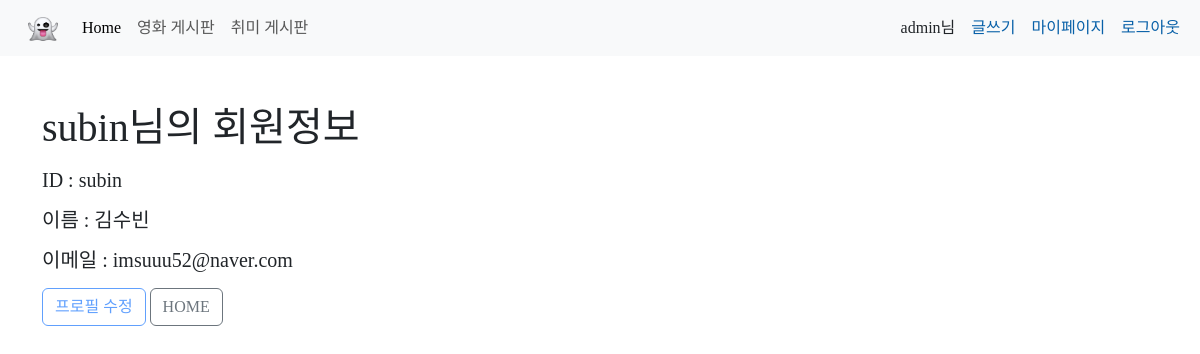
The page /accounts/6/detail (signed in) on the database its author committed.
### accounts/models.py (models this page shows)
class User(AbstractUser):
    followings = models.ManyToManyField('self', symmetrical=False, related_name='followers')
    class Meta(AbstractUser.Meta):
        swappable = "AUTH_USER_MODEL"
    @property
    def full_name(self):
        return f"{self.last_name}{self.first_name}"

### accounts/views.py (the view)
# urls.py: path('<int:pk>/detail', views.detail, name='detail'),
def detail(request, pk):
    user = get_user_model().objects.get(pk=pk)
    context = {
        'user': user
    }
    return render(request, 'accounts/detail.html', context)

### accounts/templates/accounts/detail.html
{% extends 'base.html' %}
{% load django_bootstrap5 %}
{% block content %}
  <div class="container my-5">
    <h1 class="mb-3">{{ user.username }}님의 회원정보</h1>
    <div>
      <h5 class="mb-3">ID :
        {{ user.username }}</h5>
      <h5 class="mb-3">이름 :
        {{ user.full_name }}</h5>
      <h5 class="mb-3">이메일 :
        {{ user.email }}</h5>
    </div>
    {% if request.user == user %}
      <a href="{% url 'accounts:update' %}" class="btn btn-outline-primary">프로필 수정</a>
    {% else %}
      <a href="{% url 'accounts:update' %}" class="btn btn-outline-primary disabled">프로필 수정</a>
    {% endif %}
    <a href="{% url 'main' %}" class="btn btn-outline-secondary">HOME</a>
  </div>
{% endblock content %}

### templates/base.html (shortened to what this page needs)
{% load django_bootstrap5 %}
{% load static %}
<!doctype html>
<html lang="en">
<head>
  {% bootstrap_css %}
  <link rel="stylesheet" href="{% static 'css/styles.css' %}">
</head>
<body>
  <header>
    <nav class="navbar navbar-expand-lg bg-light">
      <div class="container-fluid">
        <a class="navbar-brand" href="#">
          <img src="{% static 'image/pngwing.com.png' %}" alt="Logo" width="30" height="24" class="d-inline-block align-text-top ms-3">
        </a>
        <div class="collapse navbar-collapse d-flex justify-content-between" id="navbarNavAltMarkup">
          <div class="navbar-nav">
            <a class="nav-link active" aria-current="page" href="{% url 'main' %}">Home</a>
            <a class="nav-link" href="{% url 'articles:index' %}">영화 게시판</a>
            <a class="nav-link" href="#">취미 게시판</a>
          </div>
          <div>
            {% if request.user.is_authenticated %}
            <div class="d-flex justify-content-center">
              <p class="my-auto mx-2">{{ request.user }}님</p>
              <a href="{% url 'articles:create' %}" class="my-auto mx-2">글쓰기</a>
              <a href="{% url 'accounts:mypage' request.user.pk %}" class="my-auto mx-2">마이페이지</a>
              <a href="{% url 'accounts:logout' %}" class="my-auto mx-2">로그아웃</a>
            </div>
            {% else %}
            <div class="d-flex justify-content-center">
              <a href="{% url 'accounts:signup' %}" class="my-auto mx-2">회원가입</a>
              <a href="{% url 'accounts:login' %}" class="my-auto mx-2">로그인</a>
            </div>
            {% endif %}
          </div>
        </div>
      </div>
    </nav>
  </header>
  <main>
    {% block content %}
    {% endblock content %}
  </main>
</body>
</html>

### static/css/styles.css (style rules this page uses)
* { font-family: 'Pretendard-Regular'; }
a { text-decoration: none; color: rgb(8, 96, 168); }

### rows shown on the page
User: user "admin"
User: username "subin", full_name "김수빈", email "imsuuu52@naver.com"
